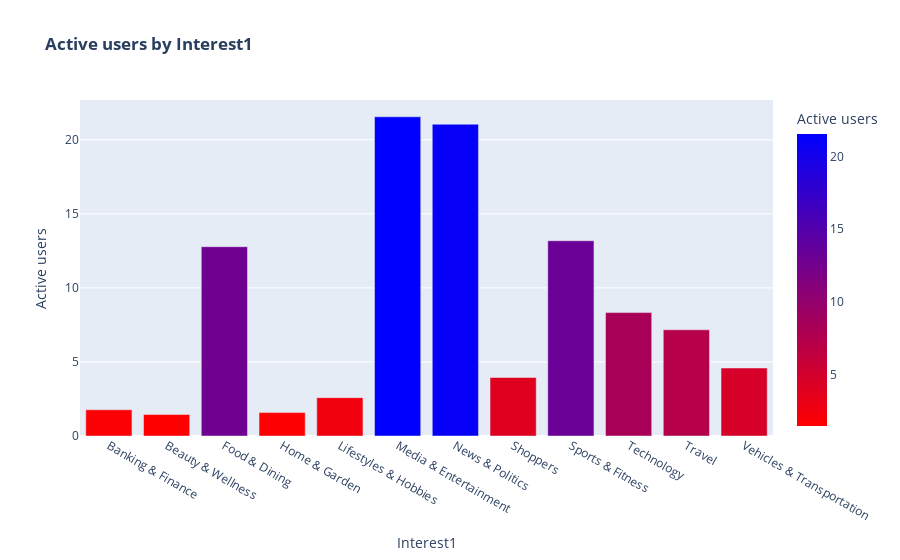

Here is the notebook cell this chart was saved with:
### Code cell
fig = go.Figure(figs3['fig0'])
fig.show()

### Figure 1 — Plotly figure (JSON) as saved in the notebook; plotly's stock layout.template omitted (floating-point values rounded to 4 significant figures)
{"data": [{"alignmentgroup": "True", "hovertemplate": "%%{y:.2f}", "legendgroup": "", "marker": {"color": [1.77, 1.45, 12.78, 1.58, 2.59, 21.55, 21.05, 3.95, 13.18, 8.33, 7.17, 4.59], "coloraxis": "coloraxis", "pattern": {"shape": ""}}, "name": "", "offsetgroup": "", "orientation": "v", "showlegend": false, "textposition": "auto", "type": "bar", "x": ["Banking & Finance", "Beauty & Wellness", "Food & Dining", "Home & Garden", "Lifestyles & Hobbies", "Media & Entertainment", "News & Politics", "Shoppers", "Sports & Fitness", "Technology", "Travel", "Vehicles & Transportation"], "xaxis": "x", "y": [1.77, 1.45, 12.78, 1.58, 2.59, 21.55, 21.05, 3.95, 13.18, 8.33, 7.17, 4.59], "yaxis": "y"}], "layout": {"barmode": "relative", "coloraxis": {"colorbar": {"title": {"text": "Active users"}}, "colorscale": [[0, "rgb(255,0,0)"], [1, "rgb(0,0,255)"]]}, "legend": {"tracegroupgap": 0}, "title": {"text": "<b>Active users by Interest1</b>"}, "xaxis": {"anchor": "y", "domain": [0, 1], "title": {"text": "Interest1"}}, "yaxis": {"anchor": "x", "domain": [0, 1], "title": {"text": "Active users"}}}}
